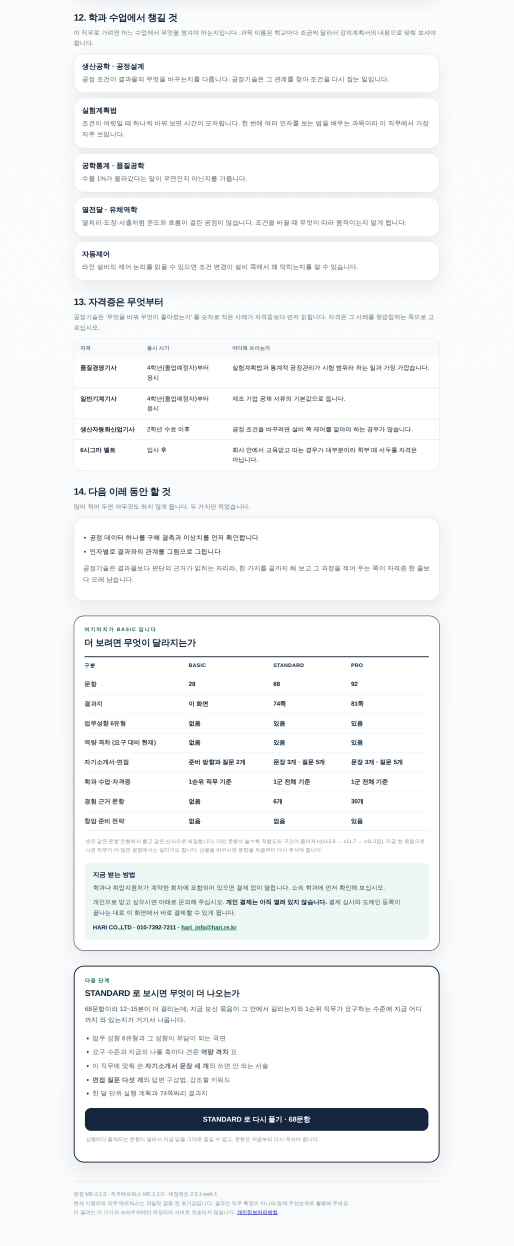
#> input picture screens/img/pca-08-basic-4.webp, 1540 x 3737 px (shown at 1/3 size)
$ python r34-sheet.py ../../../screens/img/org-1.webp ../../../screens/img/pca-08-basic-4.webp ../../../screens/img/pca-08-basic-4.webp ../../../screens/img/pca-08-basic-4.webp ../../../screens/img/pca-08-basic-4.webp 5
#> lines starting #> are read from the running program, lines starting #| are printed output that depends on the picture
#!/usr/bin/env python3
"""BEFORE | AFTER 를 같은 폭으로 나란히 붙인다. 늘려 맞추지 않는다(폭만 같게).
   python3 scripts/lab/r34-sheet.py OUT.png "LABEL_A" a.png "LABEL_B" b.png [W]
"""
import sys
from PIL import Image, ImageDraw, ImageFont
try:  # 한글 이름표. 기본 글꼴은 한글을 네모로 찍는다
    FONT = ImageFont.truetype("/usr/share/fonts/truetype/wqy/wqy-zenhei.ttc", 15)
except OSError:
    FONT = None
out, la, a, lb, b = sys.argv[1:6]
W = int(sys.argv[6]) if len(sys.argv) > 6 else 720
def fit(p):
#> called with p = '../../../screens/img/pca-08-basic-4.webp'
    im = Image.open(p).convert("RGB"); return im.resize((W, round(im.height * W / im.width)), Image.LANCZOS)
#> in fit, im is the input picture: PIL image 1540x3737 RGB; mean R, G, B 242.9, 244.8, 245.6
ia, ib = fit(a), fit(b)
PAD, TOP = 20, 36
sheet = Image.new("RGB", (W * 2 + PAD * 3, max(ia.height, ib.height) + TOP + PAD * 2), "#e9edf3")
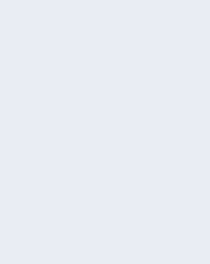
#> sheet: PIL image 70x88 RGB (shown 3 times larger); mean R, G, B 233, 237, 243
d = ImageDraw.Draw(sheet)
for i, (lab, im) in enumerate(((la, ia), (lb, ib))):
    x = PAD + i * (W + PAD)
    d.text((x, 10), lab, fill="#0a1b31", font=FONT)
    sheet.paste(im, (x, TOP + PAD))
#> this loop made 2 passes
#> (lab, x) on passes 1 to 2: ('../../../screens/img/pca-08-basic-4.webp', 20), ('../../../screens/img/pca-08-basic-4.webp', 45)
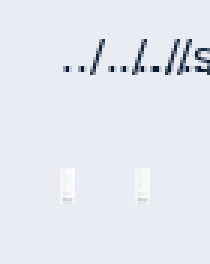
#> sheet: PIL image 70x88 RGB (shown 3 times larger); mean R, G, B 229.4, 233.6, 239.7
sheet.save(out); print(out, sheet.size)
#| ../../../screens/img/org-1.webp (70, 88)

$ run again, on screens/img/stu-03-signup.webp
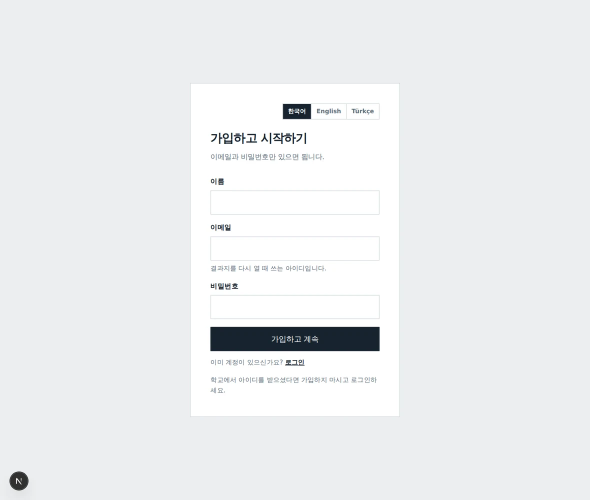
#> input picture screens/img/stu-03-signup.webp, 1180 x 1000 px (shown at 1/2 size)
#> in fit, im is the input picture: PIL image 1180x1000 RGB; mean R, G, B 235.8, 237.6, 239.3
#> the loop `for i, (lab, im) in enumerate(((la, ia), (lb, ib))):` made 2 passes
#> (lab, x) on passes 1 to 2: ('../../../screens/img/stu-03-signup.webp', 20), ('../../../screens/img/stu-03-signup.webp', 45)
#> after the loop `for i, (lab, im) in enumerate(((la, ia), (lb, ib))):`:
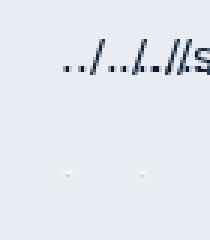
#> sheet: PIL image 70x80 RGB (shown 3 times larger); mean R, G, B 228.8, 233.1, 239.3
#| ../../../screens/img/stu-03-signup.webp (70, 80)

$ run again, on screens/img/stu-05-redeem.webp
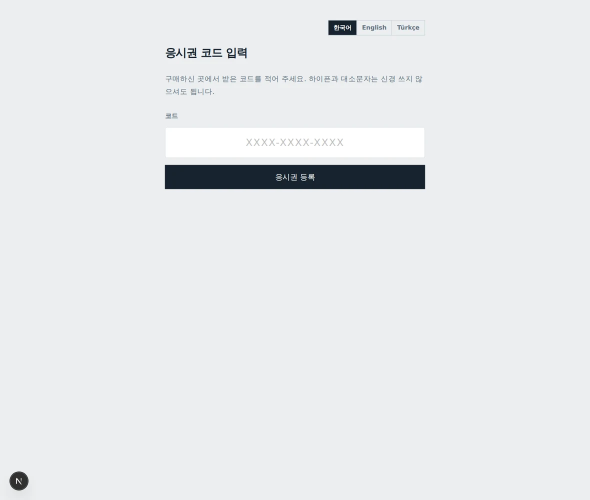
#> input picture screens/img/stu-05-redeem.webp, 1180 x 1000 px (shown at 1/2 size)
#> in fit, im is the input picture: PIL image 1180x1000 RGB; mean R, G, B 231, 233.3, 235.4
#> the loop `for i, (lab, im) in enumerate(((la, ia), (lb, ib))):` made 2 passes
#> (lab, x) on passes 1 to 2: ('../../../screens/img/stu-05-redeem.webp', 20), ('../../../screens/img/stu-05-redeem.webp', 45)
#> after the loop `for i, (lab, im) in enumerate(((la, ia), (lb, ib))):`:
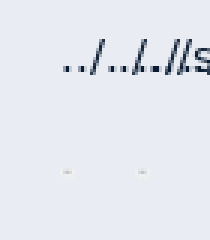
#> sheet: PIL image 70x80 RGB (shown 3 times larger); mean R, G, B 228.8, 233.1, 239.3
#| ../../../screens/img/stu-05-redeem.webp (70, 80)
